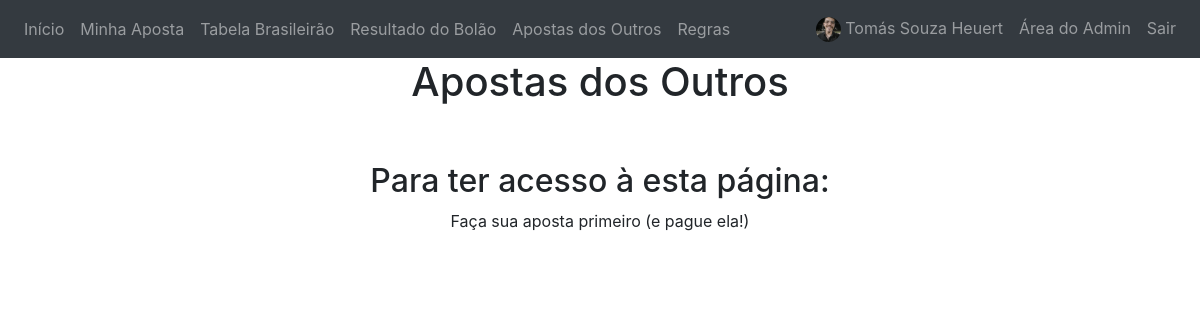
Page /apostas_outros (signed in) on the committed database.
### website/models.py (models this page shows)
class User(db.Model, UserMixin):
    id = db.Column(db.Integer, primary_key=True)
    email = db.Column(db.String(150), unique=True)
    password = db.Column(db.String(150))
    cpf = db.Column(db.String(150))
    nome_completo = db.Column(db.String(150))
    pagou_aposta = db.Column(db.Boolean)
    has_admin = db.Column(db.Boolean)
    data_inicioti = db.Column(db.Date)
    foto_perfil = db.Column(db.String(200))
    notes = db.relationship('Note')

### website/views.py (the view, shortened to what this page needs)
@views.route('/apostas_outros', methods=['GET','POST'])
@login_required
def apostas_outros():
    data_times = Time.query.all()
    users = User.query.all()
    formatted_users = []
    user_aposta = Aposta.query.filter_by(user_id=current_user.id).first()
    for user in users:
        current_aposta = Aposta.query.filter_by(user_id=user.id).first()
    return render_template('apostas_outros.html', user=current_user, users=formatted_users, user_aposta=user_aposta)

### website/__init__.py (called while the page is built)
def create_app():
    app = Flask(__name__)
    app.config['SECRET_KEY'] = 'hjshjhdjah kjshkjdhjs'
    app.config['SQLALCHEMY_DATABASE_URI'] = f'sqlite:///{DB_NAME}'
    app.config["UPLOAD_FOLDER"] = UPLOAD_FOLDER
    db.init_app(app)
    from .views import views
    from .auth import auth
    app.register_blueprint(views, url_prefix='/')
    app.register_blueprint(auth, url_prefix='/')
    from .models import User, Note
    with app.app_context():
        db.create_all()
    login_manager = LoginManager()
    login_manager.login_view = 'auth.login'
    login_manager.login_message = ''
    login_manager.init_app(app)
    @login_manager.user_loader
    def load_user(id):
        return User.query.get(int(id))
    return app

### website/templates/apostas_outros.html (shortened to what this page needs)
{% extends "base.html" %} {% block title %}Minha Aposta{% endblock %}
{% block content %}
<h1 align="center">Apostas dos Outros</h1>
{% if user.pagou_aposta and user_aposta %}
<div class="mt-2" align="center">
    <div class="row">
        {% for row_user in users %}
        <div class="col-12 col-sm-12 col-md-6 col-lg-4 d-flex my-2">
            <div class="card col">
                <div class="mt-2">
                    <img src="{{row_user.user_data.foto_perfil}}" class="rounded-circle" width="25" height="25" />
                    <span>{{row_user.user_data.nome_completo}}</span>
                    <br/>
                    <span>Data de envio da aposta:</span>
                    <br/>
                    <span>{{row_user.aposta.data_confirmacao}}</span>
                </div>
                <div class="card-body">
                    <ol class="list-group aposta_outros">
                        {% for time in row_user.formatted_aposta %}
                        <li class="list-group-item list-group-item-action d-flex text-truncate" draggable="false">
                            <span class="list-item-number d-flex"></span>
                            <img src="{{time.img_url}}" class="rounded-circle mx-2" width="25" height="25" />
                            {{time.nome}}
                        </li>
                        {% endfor %}
                    </ol>
                </div>
            </div>
        </div>
        {% endfor %}
    </div>
</div>
{% else %}
<br/><br/>
<h2 align="center">Para ter acesso à esta página:</h2>
    {% if not user_aposta %}
    <p align="center">Faça sua aposta primeiro (e pague ela!)</p>
    {% else %}
    {%if not user.pagou_aposta %}<p align="center">Realize o pagamento da sua aposta!</p>{% endif %}
    {% endif %}
{% endif %}
{% endblock %}

### website/templates/base.html (shortened to what this page needs)
<!DOCTYPE html>
<html>
  <head>
    <link
      rel="stylesheet"
      href="https://stackpath.bootstrapcdn.com/bootstrap/4.4.1/css/bootstrap.min.css"
    />
    <link
      rel="stylesheet"
      href="https://stackpath.bootstrapcdn.com/font-awesome/4.7.0/css/font-awesome.min.css"
    />
  </head>
  <body>
    {% if user.is_authenticated %}
    <nav class="navbar navbar-expand-lg navbar-dark bg-dark">
      <div class="collapse navbar-collapse justify-content-between" id="navbar">
        <div class="navbar-nav">
          <a class="nav-item nav-link" id="home" href="/" title="Início">Início</a>
          <a class="nav-item nav-link" id="minha_aposta" href="/minha_aposta" title="Minha Aposta">Minha Aposta</a>
          <a class="nav-item nav-link" id="tabelaBrasileirao" href="/tabela_brasileirao" title="Tabela Brasileirão">Tabela Brasileirão</a>
          <a class="nav-item nav-link" id="tabelaBrasileirao" href="/resultado_bolao" title="Resultado do Bolão">Resultado do Bolão</a>
          <a class="nav-item nav-link" id="tabelaBrasileirao" href="/apostas_outros" title="Apostas dos Outros">Apostas dos Outros</a>
          <a class="nav-item nav-link" id="regras" href="/regras" title="Regras">Regras</a>
        </div>
        {% if user.is_authenticated %}
        <div class="navbar-nav">
          <a class="nav-item nav-link" href="/perfil" title="Perfil de {{user.nome_completo}}">
            <img src="{{user.foto_perfil}}" class="rounded-circle" width="25" height="25" style="object-fit: cover;">
            <span class="nav-item navbar-link">{{user.nome_completo}}</span>
          </a>
          {% if user.has_admin %}
          <a class="nav-item nav-link" id="logout" href="/admin_area" title="Área do Admin">Área do Admin</a>
          {% endif %}
          <a class="nav-item nav-link" id="logout" href="/logout" title="Sair" onclick="return confirm('Deseja mesmo sair?')">Sair</a>
        </div>
        {% endif %}
      </div>
    </nav>
    {% endif %}
    <div class="container">{% block content %} {% endblock %}</div>
  </body>
</html>

### rows in the picture
User: foto_perfil (picture), nome_completo "Tomás Souza Heuert"
